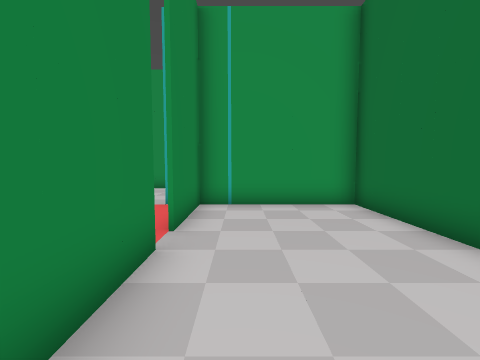
view 1 (above)

22 first-person views from a walk through a 3-D level made in the Godot game engine. The camera is 1.3 m above the floor, tilts 4° down and sees 90° across. The floor is counted in squares, 1 m on a side. Each view is taken from the middle of a square. On the plan, view 1 faces up. The plan holds only what a view shows up to about 12 squares ahead; the rest is blank. The place goes on beyond the plan.

view 2
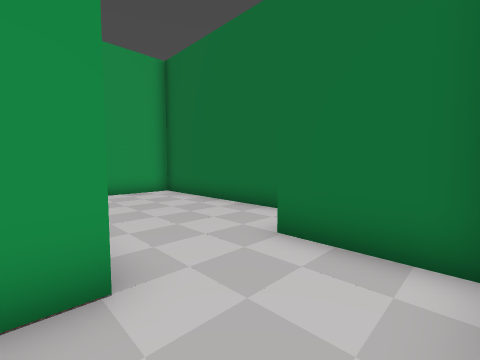

view 3
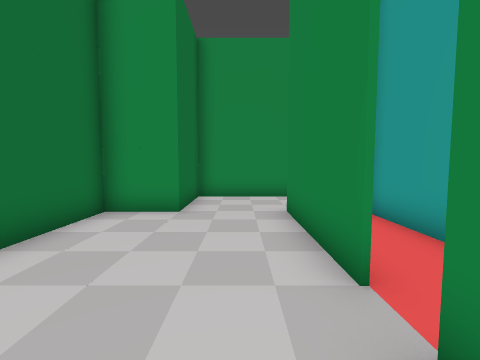

view 4
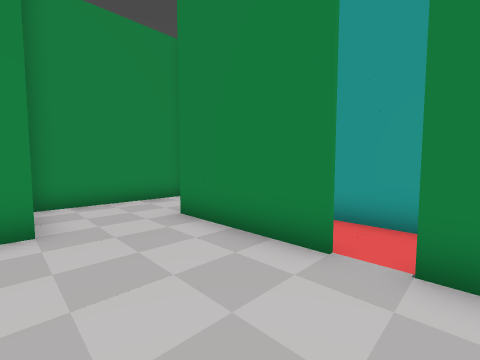

view 5
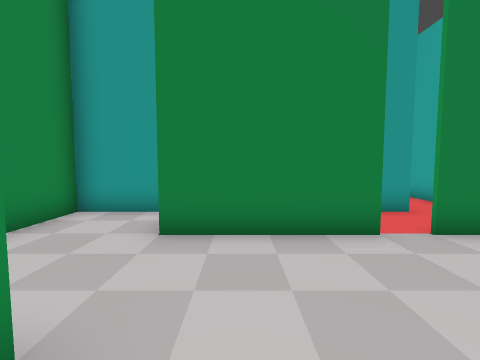

view 6
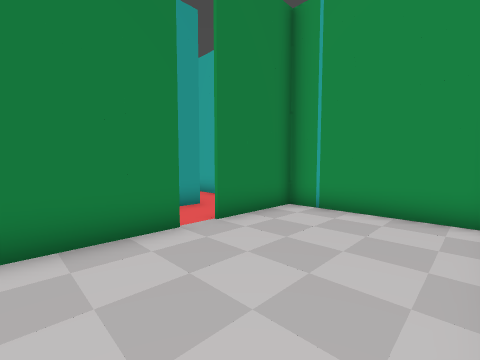

view 7
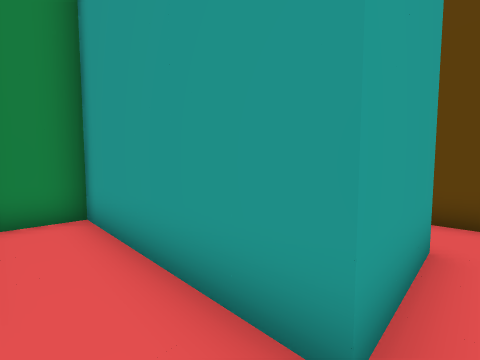

view 8
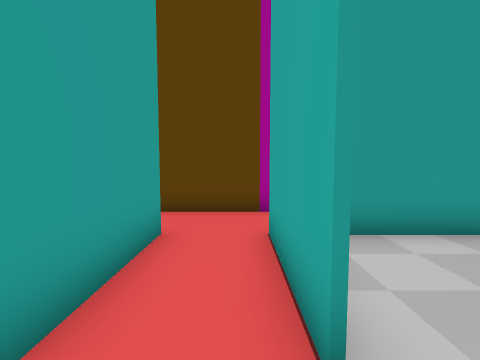

view 9
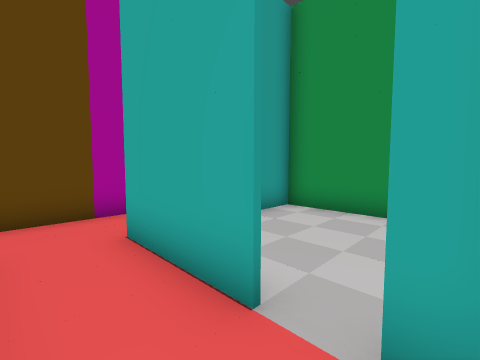

view 10
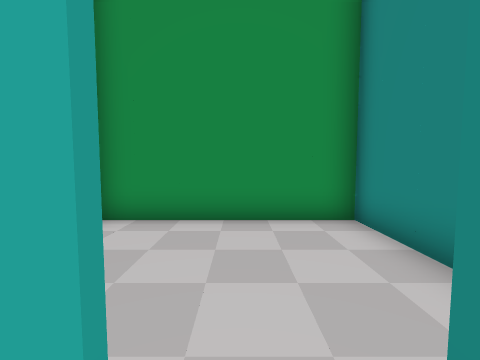

view 11
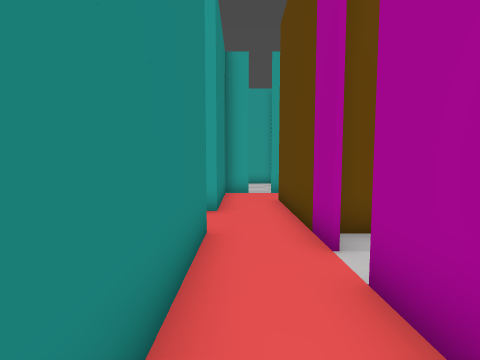

view 12
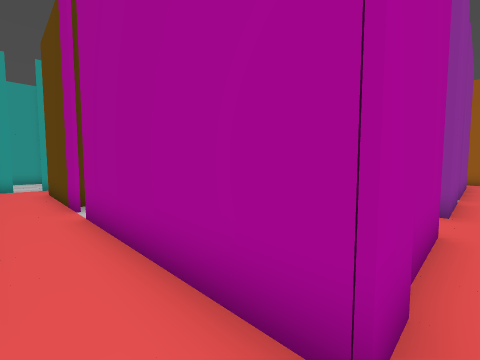

view 13
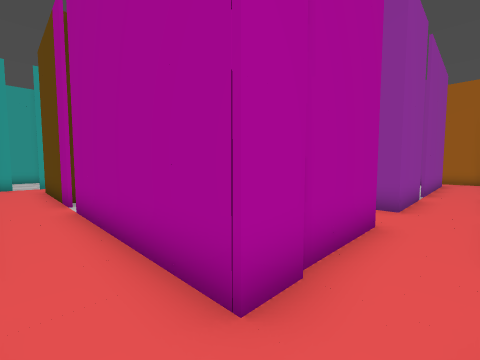

view 14
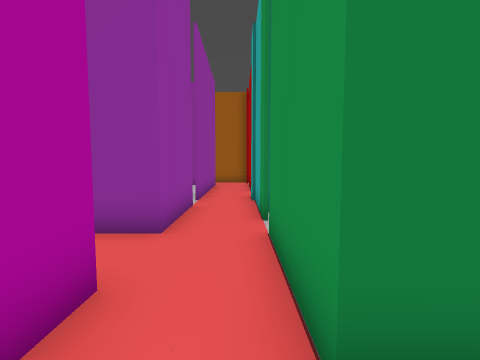

view 15
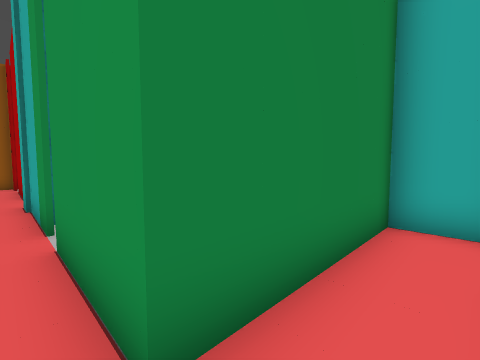

view 16
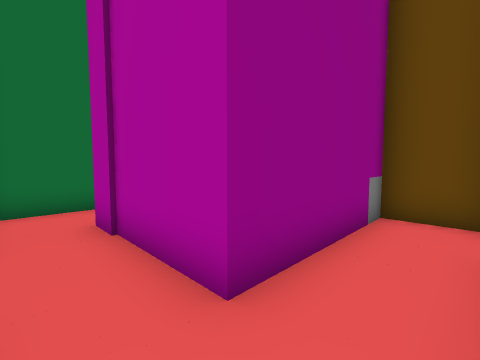

view 17
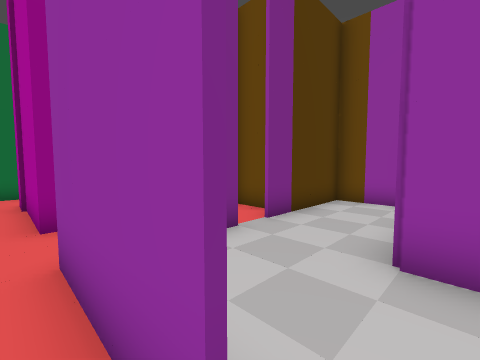

view 18
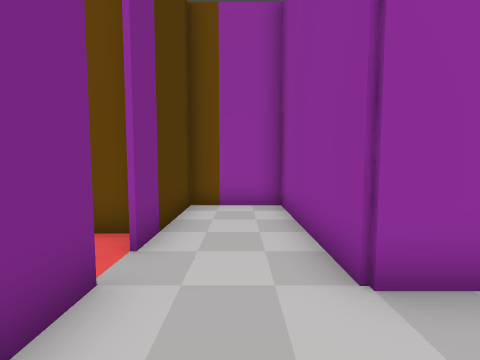

view 19
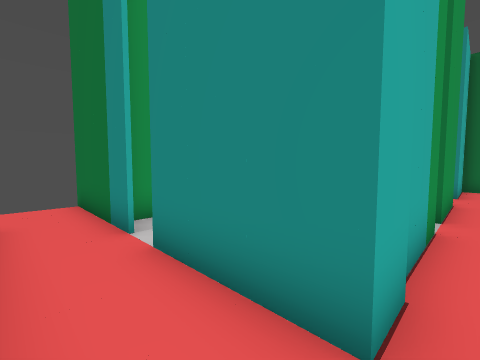

view 20
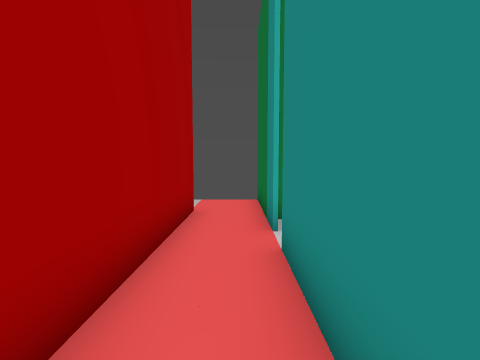

view 21
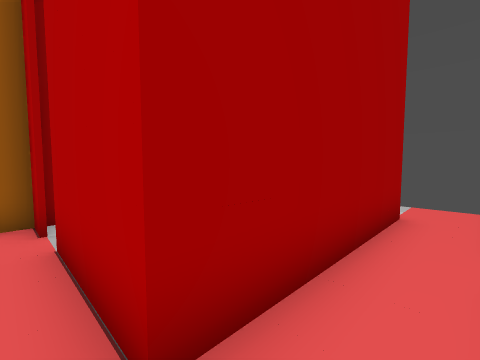

view 22
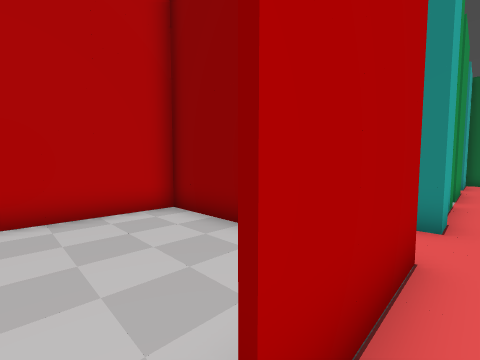

### Floor plan
Points are (right, up) in squares from view 1. A wall is a line through its corners. A room is listed if a view was taken in it or the views show most of it. See-through windows are left out.
Room 1 (views 1, 2, 3, 4, 5, 6)
walls: (-1.3, 3.6) (-1.3, -0.5) (-2.1, -0.5); (-3.4, -1.1) (-3.4, -3.4) (1.6, -3.4) (1.6, -0.4) (3.6, -0.4) (3.6, 7.5) (-0.9, 7.5); (-1.3, 7.6) (-1.3, 4.5)
ways out: opening at (-1, 4) to room 14
Room 2 (views 7, 8, 9, 10)
walls: (-3.2, 7.5) (-6.4, 7.5); (-8.4, 7.4) (-8.4, 3.5); (-0.9, 7.5) (-2.4, 7.5); (-6.4, 2.5) (-6.4, 5.5) (-3.4, 5.5) (-3.4, 4.5); (-7.5, 1.5) (-6.4, 1.5)
ways out: opening at (-7, 8) to room 3; opening at (-3, 8) to room 11; opening at (-2, 5.5) to room 14; opening at (-7, 3)
Room 3 (view 11)
walls: (-8.4, 8.6) (-8.4, 7.4); (-6.4, 7.5) (-6.4, 11.5); (-8.4, 14.5) (-8.4, 9.5)
ways out: opening at (-7, 8) to room 2; opening at (-7, 15.5) to room 4; opening at (-8, 9)
Room 4 (views 12, 13)
walls: (-6.4, 15.1) (-6.4, 17.5) (-7.4, 17.5); (-8.4, 15.5) (-8.4, 14.5)
ways out: opening at (-7, 15.5) to room 3; opening at (-8.5, 17) to room 5
Room 5 (views 14, 15)
walls: (-7.4, 17.5) (-9.4, 17.5); (-9.9, 22.5) (-11.3, 22.5) (-11.3, 17.5) (-12.5, 17.5); (-12.4, 15.5) (-8.4, 15.5)
ways out: opening at (-8.5, 17) to room 4; opening at (-11.5, 17) to room 13
Room 6 (view 16)
walls: (-15.4, 15.5) (-14.4, 15.5); (-13.4, 17.5) (-14.4, 17.5)
ways out: opening at (-16.5, 17) to room 7; opening at (-14, 17) to room 13; opening at (-15, 18)
Room 7 (view 17)
walls: (-17.4, 15.5) (-15.4, 15.5); (-15.2, 17.5) (-18.4, 17.5)
ways out: opening at (-16.5, 17) to room 6; opening at (-19, 17) to room 10; opening at (-18, 16)
Room 8 (view 18)
walls: (-14.5, 12.5) (-14.5, 13.6)
ways out: opening at (-15.5, 13) to room 12; opening at (-17, 14.5)
Room 9 (views 19, 22)
walls: (-25.2, 17.5) (-26.4, 17.5); (-23.4, 15.5) (-20.4, 15.5); (-26.3, 17.9) (-26.3, 16.9); (-21.3, 17.5) (-24.4, 17.5)
ways out: opening at (-20, 17) to room 10; opening at (-25, 18)
Room 10 (views 20, 21)
walls: (-19.4, 21.5) (-19.4, 25.8); (-18.4, 22.5) (-19.1, 22.5); (-21.3, 23.6) (-21.3, 17.5); (-18.4, 17.5) (-19.4, 17.5) (-19.4, 20.6); (-20.4, 15.5) (-18.4, 15.5)
ways out: opening at (-19, 17) to room 7; opening at (-20, 17) to room 9; opening at (-20, 25); opening at (-19, 21)
Room 11 (no view inside)
walls: (-0.4, 9.9) (-0.4, 12.4) (-6.3, 12.4) (-6.3, 8.9)
ways out: opening at (-3, 8) to room 2
Room 12 (no view inside)
walls: (-17.3, 12.6) (-17.3, 7.6) (-14.5, 7.6) (-14.5, 11.6)
ways out: opening at (-15.5, 13) to room 8; opening at (-14, 12) to room 13
Room 13 (no view inside)
walls: (-14.4, 15.5) (-14.4, 14.2); (-12.5, 17.5) (-13.4, 17.5); (-14.1, 10.6) (-12.4, 10.6) (-12.4, 15.5)
ways out: opening at (-11.5, 17) to room 5; opening at (-14, 17) to room 6; opening at (-14, 12) to room 12
Room 14 (no view inside)
walls: (-3.4, 4.5) (-3.4, -0.4) (-1.9, -0.4)
ways out: opening at (-1, 4) to room 1; opening at (-2, 5.5) to room 2

Where each view was taken, in squares from view 1:
view 1: 0 up, 0 right, facing up
view 2: 3 down, 2 left, facing up-right
view 3: 6 up, 0 right, facing down
view 4: 5 up, 2 right, facing down-left
view 5: 1 up, 3 right, facing left
view 6: 1 up, 3 right, facing up-left
view 7: 6 up, 2 left, facing down-left
view 8: 7 up, 2 left, facing left
view 9: 6 up, 2 left, facing up-left
view 10: 7 up, 3 left, facing up
view 11: 12 up, 7 left, facing down
view 12: 16 up, 7 left, facing down-left
view 13: 17 up, 7 left, facing down-left
view 14: 17 up, 10 left, facing left
view 15: 17 up, 10 left, facing up-left
view 16: 17 up, 14 left, facing down-right
view 17: 16 up, 18 left, facing down-right
view 18: 15 up, 16 left, facing down
view 19: 17 up, 21 left, facing up-right
view 20: 17 up, 20 left, facing up
view 21: 17 up, 20 left, facing up-left
view 22: 17 up, 25 left, facing up-right
